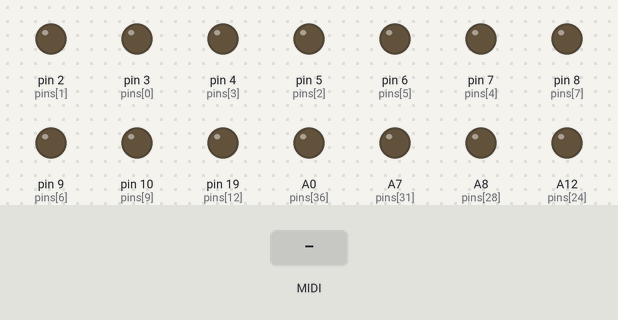
This sketch was run on a simulated Arduino Mega 2560, built with avr-gcc and run on an emulated ATmega2560. Shown: output pins drawn as LEDs (lit = HIGH). The test bench sets the inputs (shaded band). MIDI output is not drawn.

Above: at 1.2 s.
1.3 s: MIDI note 36 received
At 1.45 s:
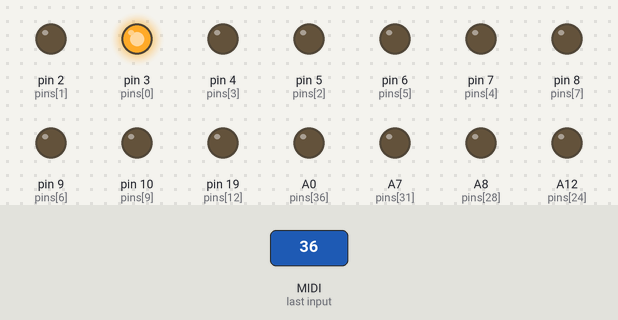
3.1 s: MIDI note 48 received
At 3.25 s:
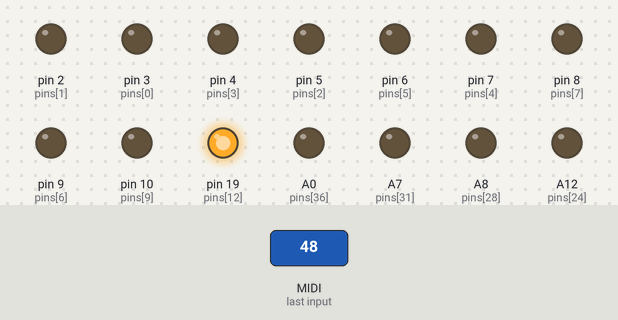
4.9 s: MIDI note 60 received
At 5.05 s:
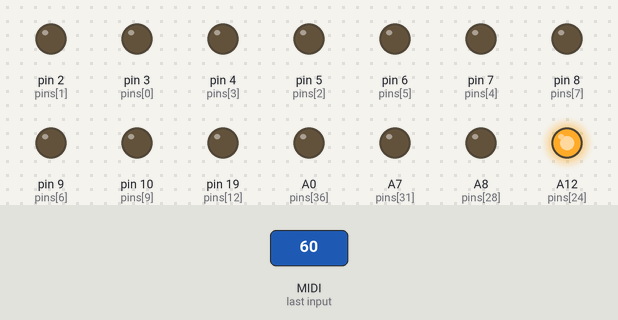
6.7 s: MIDI note 64 received
At 6.85 s:
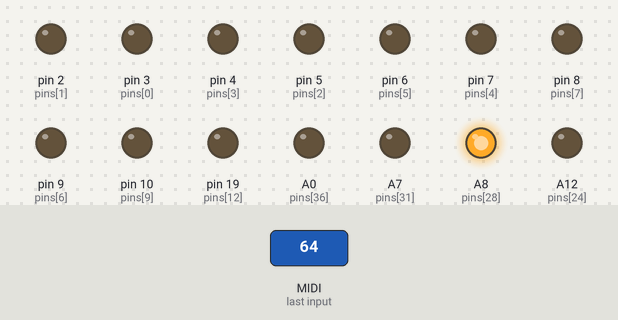
8.5 s: MIDI note 67 received
At 8.65 s:
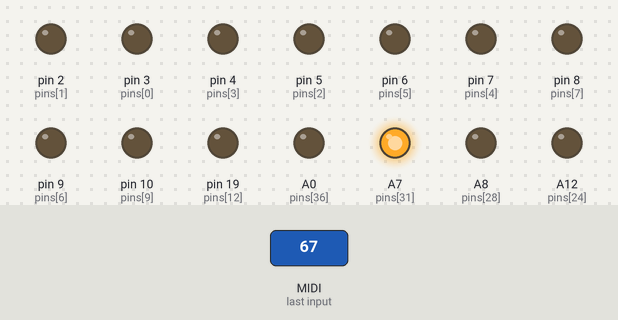
10.3 s: MIDI note 72 received
At 10.45 s:
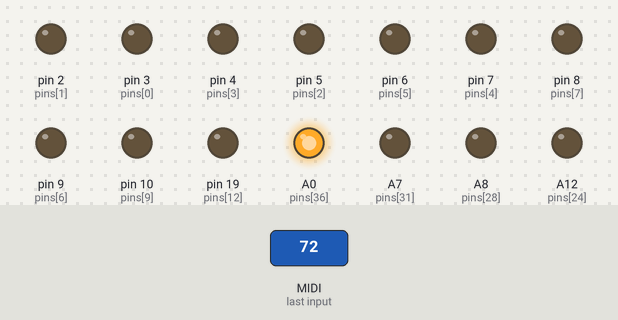
Timing chart, 0 to 13.1 s (numbered marks = the images above; inputs shaded):
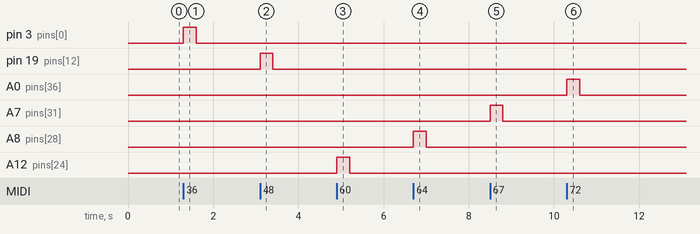

The sketch:

Dekoder_Man.II_trojza_zambrow.ino
```cpp
//Author Romuald Milewski
//Dekoder Man. II for pipe organ Zambrow, sw. Trojca
//Arduino Mega and Mega2560

#include <MIDI.h>   // Add Midi Library

//#define LED 13
//#define LED2 12// Arduino Board LED is on Pin 13

#define decoder_channel 1 // the selected MIDI channel on which the decoder works
int pins[] = {3, 2, 5, 4, 7, 6, 9, 8, 11, 10, 13, 12,     19, 18, 21, 20, 23, 22, 25, 24, 27, 26,     A14, A15, A12, A13, A10, A11, A8, A9, A6, A7, A4, A5, A2, A3, A0, A1,   46, 47, 44, 45, 42, 43, 40, 41, 38, 39, 36, 37, 34, 35, 32, 33};
// 15, 14, 17, 16, // unused pins
// 29, 28, 31, 30, // unused pins

// for I manuału tak:

//int pins[] = {3, 2, 5, 4, 7, 6, 9, 8, 11, 10, 13, 12,     19, 18, 21, 20, 23, 22, 25, 24, 27, 26, 29, 28, 31, 30,    A14, A15, A12, A13, A10, A11, A8, A9, A6, A7, A4, A5, A2, A3, A0, A1,   46, 47, 44, 45, 42, 43, 40, 41, 38, 39, 36, 37, 34, 35, 32, 33};
// 15, 14, 17, 16, // unused pins
//

//Create an instance of the library with default name, serial port and settings
MIDI_CREATE_DEFAULT_INSTANCE();

void setup() {

     // setup pins for output
for (int i = 0; i < sizeof(pins) / sizeof(pins[0]); ++i) {
    pinMode(pins[i], OUTPUT);
    digitalWrite (pins[i], LOW);

  }


      // self-test  jesli potrzebny
//  for (int i = 0; i < sizeof(pins) / sizeof(pins[0]); ++i) {
//    digitalWrite(pins[i], HIGH);
//    delay(300); // Czas trwania stanu wysokiego - 300 ms
//    digitalWrite(piny[i], LOW);
//    delay(50);  // Dodatkowy czas dla lepszego zobaczenia efektu
//  }


  MIDI.begin(MIDI_CHANNEL_OMNI); // Initialize the Midi Library.
  // OMNI sets it to listen to all channels.. MIDI.begin(2) would set it
  // to respond to notes on channel 2 only.
  MIDI.setHandleNoteOn(MyHandleNoteOn); // This is important!! This command
  // tells the Midi Library which function you want to call when a NOTE ON command
  // is received. In this case it's "MyHandleNoteOn".
  MIDI.setHandleNoteOff(MyHandleNoteOff); // This command tells the Midi Library
  // to call "MyHandleNoteOff" when a NOTE OFF command is received.
}

void loop() { // Main loop
  MIDI.read(); // Continuously check if Midi data has been received.
}

// MyHandleNoteON is the function that will be called by the Midi Library
// when a MIDI NOTE ON message is received.
// It will be passed bytes for Channel, Pitch, and Velocity
void MyHandleNoteOn(byte channel, byte pitch, byte velocity) {
 if (channel == decoder_channel) {
  if (pitch >= 36 && pitch <= (36 + ( sizeof(pins) / sizeof(pins[0] )))){
   for (int i = 0; i < sizeof(pins) / sizeof(pins[0]); ++i) {
    if (pitch == 36+i) {
     digitalWrite (pins[i], HIGH); // Set Arduino board pin 13 to output
     }
    }
   }
  }
 }
// MyHandleNoteOFF is the function that will be called by the Midi Library
// when a MIDI NOTE OFF message is received.
// * A NOTE ON message with Velocity = 0 will be treated as a NOTE OFF message *
// It will be passed bytes for Channel, Pitch, and Velocity

void MyHandleNoteOff(byte channel, byte pitch, byte velocity) {
 if (channel == decoder_channel) {
  if (pitch >= 36 && pitch <= (36 + ( sizeof(pins) / sizeof(pins[0] )))){
   for (int i = 0; i < sizeof(pins) / sizeof(pins[0]); ++i) {
    if (pitch == 36+i) {
      digitalWrite (pins[i], LOW); // Set Arduino board pin 13 to output
    }
   }
  }
 }
}
```

Measured:
- after the input at 1.3 s, pin 3 (pins[0]): LOW → HIGH at once, → LOW 0.30 s later
- after the input at 3.1 s, pin 19 (pins[12]): LOW → HIGH at once, → LOW 0.30 s later
- after the input at 4.9 s, A12 (pins[24]): LOW → HIGH at once, → LOW 0.30 s later
- after the input at 6.7 s, A8 (pins[28]): LOW → HIGH at once, → LOW 0.30 s later
- after the input at 8.5 s, A7 (pins[31]): LOW → HIGH at once, → LOW 0.30 s later
- after the input at 10.3 s, A0 (pins[36]): LOW → HIGH at once, → LOW 0.30 s later
